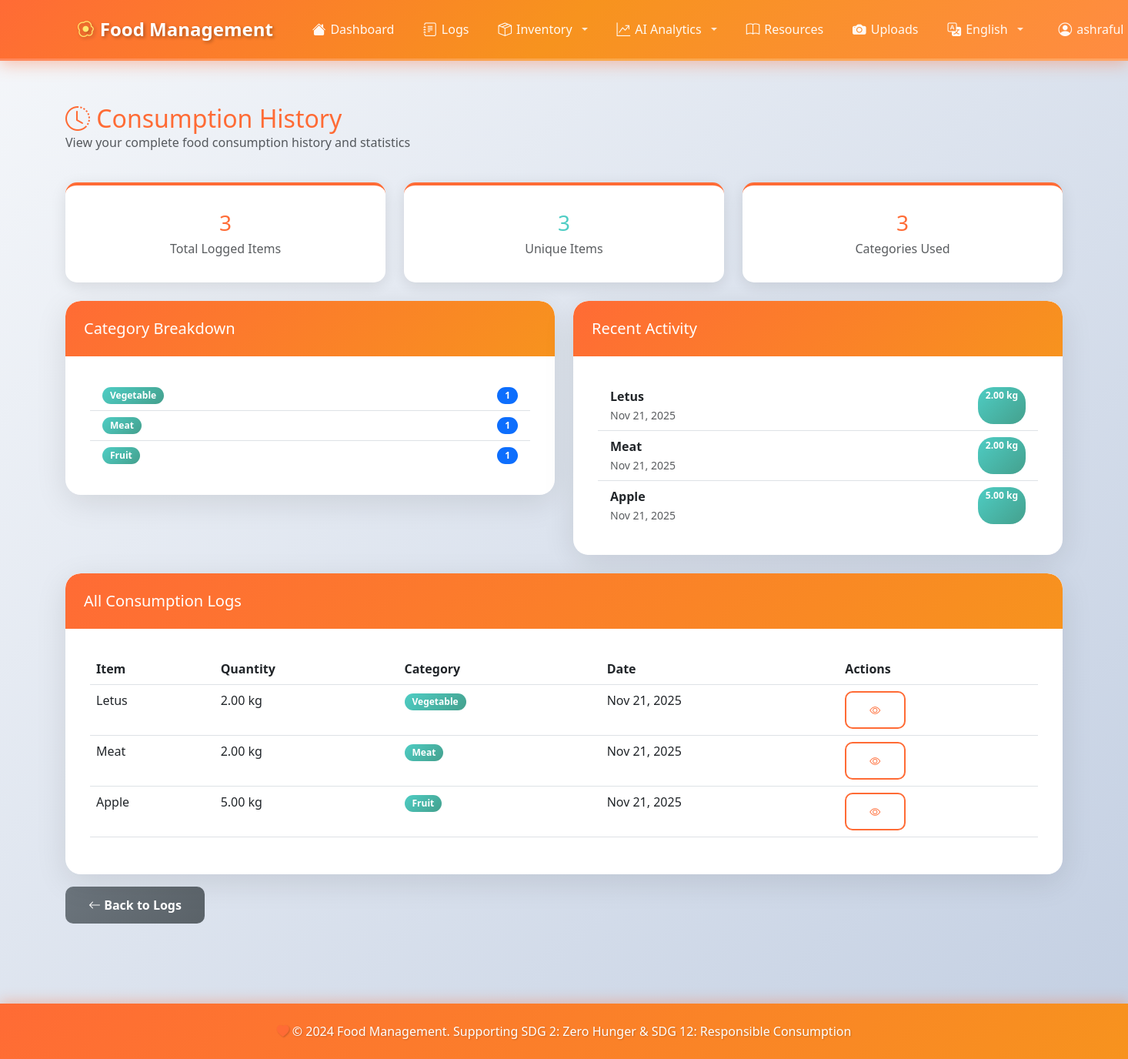
Before: /logs/history/ (signed in) with the older database file.
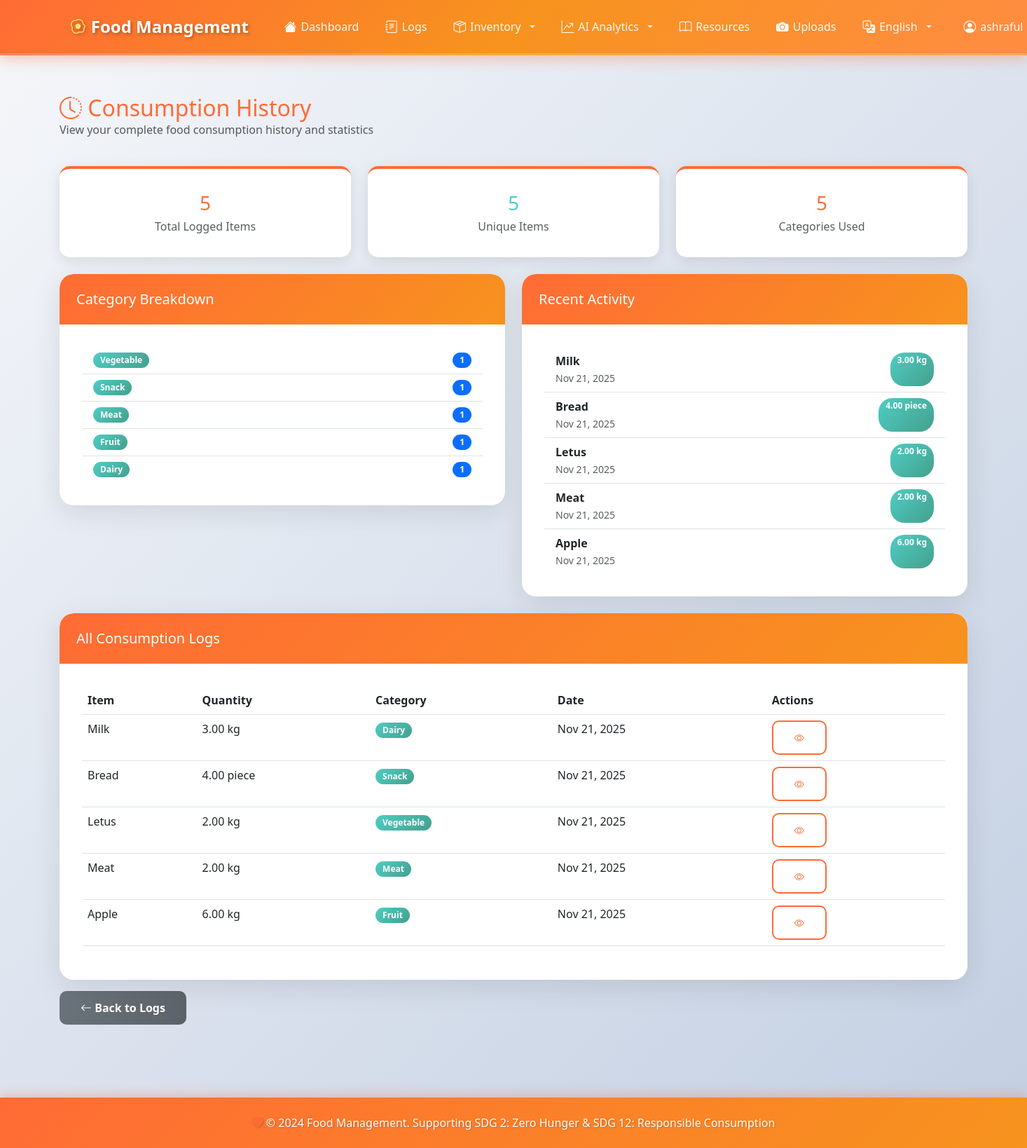
After: the same page with the newer database file.
### logs/models.py (models this page shows, shortened)
class FoodLog(models.Model):
    CATEGORY_CHOICES = [
        ('vegetable', 'Vegetable'),
        ('fruit', 'Fruit'),
        ('dairy', 'Dairy'),
        ('meat', 'Meat'),
        ('grain', 'Grain'),
        ('beverage', 'Beverage'),
        ('snack', 'Snack'),
        ('other', 'Other'),
    ]
    UNIT_CHOICES = [
        ('kg', 'Kilogram (kg)'),
        ('g', 'Gram (g)'),
        ('lb', 'Pound (lb)'),
        ('oz', 'Ounce (oz)'),
        ('l', 'Liter (l)'),
        ('ml', 'Milliliter (ml)'),
        ('cup', 'Cup'),
        ('piece', 'Piece'),
        ('serving', 'Serving'),
    ]
    user = models.ForeignKey(User, on_delete=models.CASCADE, related_name='food_logs')
    item_name = models.CharField(max_length=255, help_text="Name of the food item")
    quantity = models.DecimalField(
        max_digits=10,
        decimal_places=2,
        validators=[MinValueValidator(0)],
        help_text="Quantity consumed"
    )
    unit = models.CharField(max_length=20, choices=UNIT_CHOICES, default='piece')
    category = models.CharField(max_length=50, choices=CATEGORY_CHOICES, default='other')
    date_consumed = models.DateField(help_text="Date when the food was consumed")
    notes = models.TextField(blank=True, null=True, help_text="Additional notes about the consumption")
    created_at = models.DateTimeField(auto_now_add=True)
    updated_at = models.DateTimeField(auto_now=True)
    class Meta:
        verbose_name = "Food Log"
        verbose_name_plural = "Food Logs"
        ordering = ['-date_consumed', '-created_at']
        indexes = [
            models.Index(fields=['user', '-date_consumed']),
            models.Index(fields=['category']),
        ]

### logs/views.py (the view)
# urls.py: path('history/', views.log_history, name='history'),
@login_required
def log_history(request):
    logs = FoodLog.objects.filter(user=request.user)
    date_from = request.GET.get('date_from')
    date_to = request.GET.get('date_to')
    if date_from:
        logs = logs.filter(date_consumed__gte=date_from)
    if date_to:
        logs = logs.filter(date_consumed__lte=date_to)
    total_items = logs.count()
    unique_items = logs.values('item_name').distinct().count()
    daily_consumption = logs.values('date_consumed').annotate(
        count=Count('id')
    ).order_by('-date_consumed')[:30]  # Last 30 days
    category_breakdown = logs.values('category').annotate(
        count=Count('id')
    ).order_by('-count')
    context = {
        'logs': logs[:100],  # Limit to 100
        'total_items': total_items,
        'unique_items': unique_items,
        'daily_consumption': daily_consumption,
        'category_breakdown': category_breakdown,
    }
    return render(request, 'logs/history.html', context)

### templates/logs/history.html (shortened to what the changed rows need)
{% extends 'base.html' %}
{% block content %}
<div class="row mb-4">
    <div class="col-12">
        <h2 class="text-primary-custom mb-0">
            <i class="bi bi-clock-history"></i> Consumption History
        </h2>
    </div>
</div>
<div class="row g-4 mb-4">
    <div class="col-md-4">
        <div class="dashboard-card text-center">
            <h3 class="mb-1" style="color: var(--primary-color);">{{ total_items }}</h3>
            <p class="text-muted mb-0">Total Logged Items</p>
        </div>
    </div>
    <div class="col-md-4">
        <div class="dashboard-card text-center">
            <h3 class="mb-1" style="color: var(--secondary-color);">{{ unique_items }}</h3>
            <p class="text-muted mb-0">Unique Items</p>
        </div>
    </div>
    <div class="col-md-4">
        <div class="dashboard-card text-center">
            <h3 class="mb-1" style="color: var(--primary-color);">{{ category_breakdown|length }}</h3>
            <p class="text-muted mb-0">Categories Used</p>
        </div>
    </div>
</div>
<div class="row mb-4">
    <div class="col-md-6">
        <div class="card">
            <div class="card-body">
                {% if category_breakdown %}
                    <ul class="list-group list-group-flush">
                        {% for item in category_breakdown %}
                        <li class="list-group-item d-flex justify-content-between align-items-center">
                            <span class="badge" style="background: var(--gradient-secondary);">
                                {{ item.category|title }}
                            </span>
                            <span class="badge bg-primary rounded-pill">{{ item.count }}</span>
                        </li>
                        {% endfor %}
                    </ul>
                {% else %}
                    <p class="text-muted text-center py-3">No data available</p>
                {% endif %}
            </div>
        </div>
    </div>
    <div class="col-md-6">
        <div class="card">
            <div class="card-body">
                {% if logs %}
                    <div class="list-group list-group-flush">
                        {% for log in logs|slice:":10" %}
                        <div class="list-group-item">
                            <div class="d-flex justify-content-between">
                                <div>
                                    <strong>{{ log.item_name }}</strong>
                                    <br><small class="text-muted">{{ log.date_consumed|date:"M d, Y" }}</small>
                                </div>
                                <span class="badge" style="background: var(--gradient-secondary);">
                                    {{ log.quantity }} {{ log.unit }}
                                </span>
                            </div>
                        </div>
                        {% endfor %}
                    </div>
                {% else %}
                    <p class="text-muted text-center py-3">No logs found</p>
                {% endif %}
            </div>
        </div>
    </div>
</div>
<div class="card">
    <div class="card-body">
        {% if logs %}
            <div class="table-responsive">
                <table class="table table-hover">
                    <thead>
                        <tr>
                            <th>Item</th>
                            <th>Quantity</th>
                            <th>Category</th>
                            <th>Date</th>
                            <th>Actions</th>
                        </tr>
                    </thead>
                    <tbody>
                        {% for log in logs %}
                        <tr>
                            <td>{{ log.item_name }}</td>
                            <td>{{ log.quantity }} {{ log.unit }}</td>
                            <td>
                                <span class="badge" style="background: var(--gradient-secondary);">
                                    {{ log.get_category_display }}
                                </span>
                            </td>
                            <td>{{ log.date_consumed|date:"M d, Y" }}</td>
                            <td>
                                <a href="{% url 'logs:detail' log.pk %}" class="btn btn-sm btn-outline-primary">
                                    <i class="bi bi-eye"></i>
                                </a>
                            </td>
                        </tr>
                        {% endfor %}
                    </tbody>
                </table>
            </div>
        {% else %}
            <div class="text-center py-5">
                <i class="bi bi-journal-x" style="font-size: 4rem; color: #ccc;"></i>
                <p class="text-muted mt-3">No consumption history found.</p>
            </div>
        {% endif %}
    </div>
</div>
{% endblock %}

### templates/base.html (shortened to what the changed rows need)
{% load i18n static %}
<!DOCTYPE html>
<html lang="{{ LANGUAGE_CODE|default:'en' }}" dir="{% if LANGUAGE_CODE == 'ar' %}rtl{% else %}ltr{% endif %}">
<head>
    {% load static %}
    <link href="https://cdn.jsdelivr.net/npm/bootstrap@5.3.0/dist/css/bootstrap.min.css" rel="stylesheet">
    <link rel="stylesheet" href="https://cdn.jsdelivr.net/npm/bootstrap-icons@1.11.0/font/bootstrap-icons.css">
    <link rel="stylesheet" href="{% static 'css/style.css' %}">
</head>
<body>
    {% if user.is_authenticated %}
    <nav class="navbar navbar-expand-lg navbar-dark sticky-top">
        <div class="container">
            <div class="collapse navbar-collapse" id="navbarNav">
                <ul class="navbar-nav">
                    {% get_current_language as CURRENT_LANGUAGE %}
                    {% get_available_languages as LANGUAGES %}
                    <li class="nav-item dropdown me-2">
                        <a class="nav-link dropdown-toggle text-white" href="#" id="languageDropdownAuth" role="button" data-bs-toggle="dropdown" aria-expanded="false">
                            <i class="bi bi-translate"></i>
                            {% for lang_code, lang_name in LANGUAGES %}
                                {% if lang_code == CURRENT_LANGUAGE %}{{ lang_name }}{% endif %}
                            {% endfor %}
                        </a>
                            {% get_language_info_list for LANGUAGES as languages %}
                    </li>
                </ul>
            </div>
        </div>
    </nav>
    {% endif %}
    <main class="container my-4">
        {% block content %}{% endblock %}
    </main>
</body>
</html>

Changed rows visible on the page:
added FoodLog: item_name "Milk", date_consumed "Nov 21, 2025", quantity "3.00", unit "kg", category "Dairy"
added FoodLog: item_name "Bread", date_consumed "Nov 21, 2025", quantity "4.00", unit "piece", category "Snack"
changed FoodLog "Apple": quantity "5.00" → "6.00"
Other visible differences:
{{ total_items }}: "3" → "5"
{{ unique_items }}: "3" → "5"
{{ category_breakdown|length }}: "3" → "5"
new list line: "Snack 1"
new list line: "Dairy 1"
